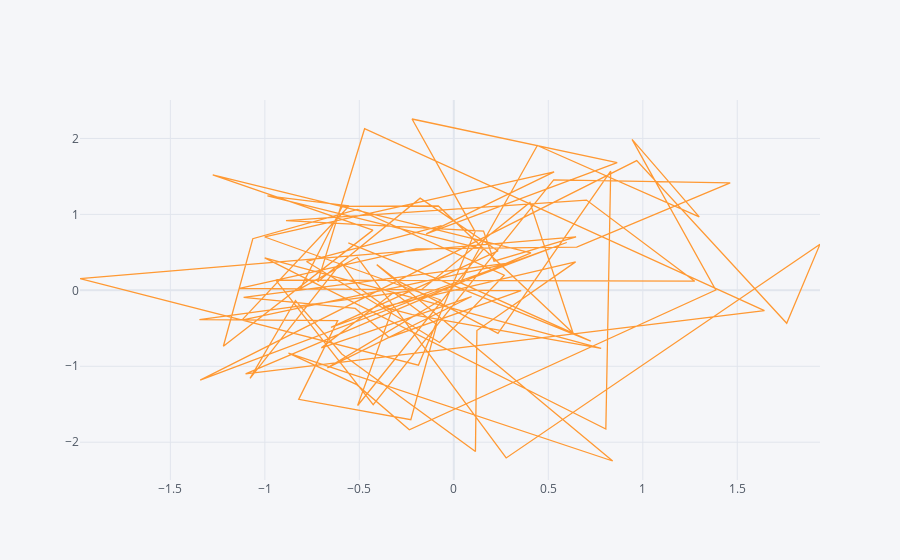

Notebook source saved alongside this figure:
### Code cell
df.iplot( kind= "scatter", x="A", y='B') # this is the default scatter in which the points are connected with line
